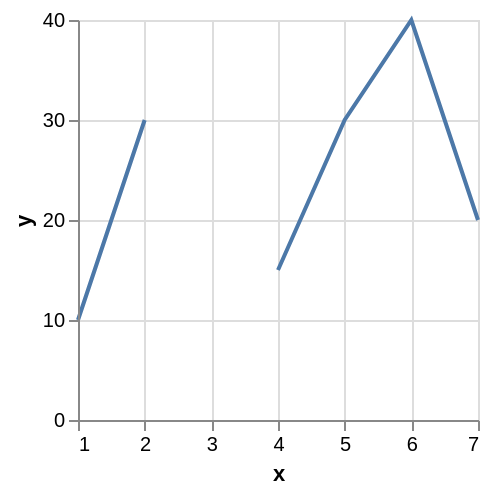

Write the Vega-Lite specification saved for this chart.
### Vega specification from a JSON file in a GitHub repository (floating-point values rounded to 4 significant figures)
{"$schema": "https://vega.github.io/schema/vega/v5.json", "autosize": "pad", "padding": 5, "width": 200, "height": 200, "style": "cell", "data": [{"name": "source_0", "values": [{"x": 1, "y": 10}, {"x": 2, "y": 30}, {"x": 3, "y": null}, {"x": 4, "y": 15}, {"x": 5, "y": 30}, {"x": 6, "y": 40}, {"x": 7, "y": 20}]}], "marks": [{"name": "marks", "type": "line", "style": ["line"], "sort": {"field": "datum[\"x\"]"}, "from": {"data": "source_0"}, "encode": {"update": {"stroke": {"value": "#4c78a8"}, "x": {"scale": "x", "field": "x"}, "y": {"scale": "y", "field": "y"}, "defined": {"signal": "datum[\"x\"] !== null && !isNaN(datum[\"x\"]) && datum[\"y\"] !== null && !isNaN(datum[\"y\"])"}}}}], "scales": [{"name": "x", "type": "linear", "domain": {"data": "source_0", "field": "x"}, "range": [0, {"signal": "width"}], "nice": true, "zero": false}, {"name": "y", "type": "linear", "domain": {"data": "source_0", "field": "y"}, "range": [{"signal": "height"}, 0], "nice": true, "zero": true}], "axes": [{"scale": "x", "orient": "bottom", "grid": false, "title": "x", "labelFlush": true, "labelOverlap": true, "tickCount": {"signal": "ceil(width/40)"}, "zindex": 1}, {"scale": "x", "orient": "bottom", "gridScale": "y", "grid": true, "tickCount": {"signal": "ceil(width/40)"}, "domain": false, "labels": false, "maxExtent": 0, "minExtent": 0, "ticks": false, "zindex": 0}, {"scale": "y", "orient": "left", "grid": false, "title": "y", "labelOverlap": true, "tickCount": {"signal": "ceil(height/40)"}, "zindex": 1}, {"scale": "y", "orient": "left", "gridScale": "x", "grid": true, "tickCount": {"signal": "ceil(height/40)"}, "domain": false, "labels": false, "maxExtent": 0, "minExtent": 0, "ticks": false, "zindex": 0}]}
